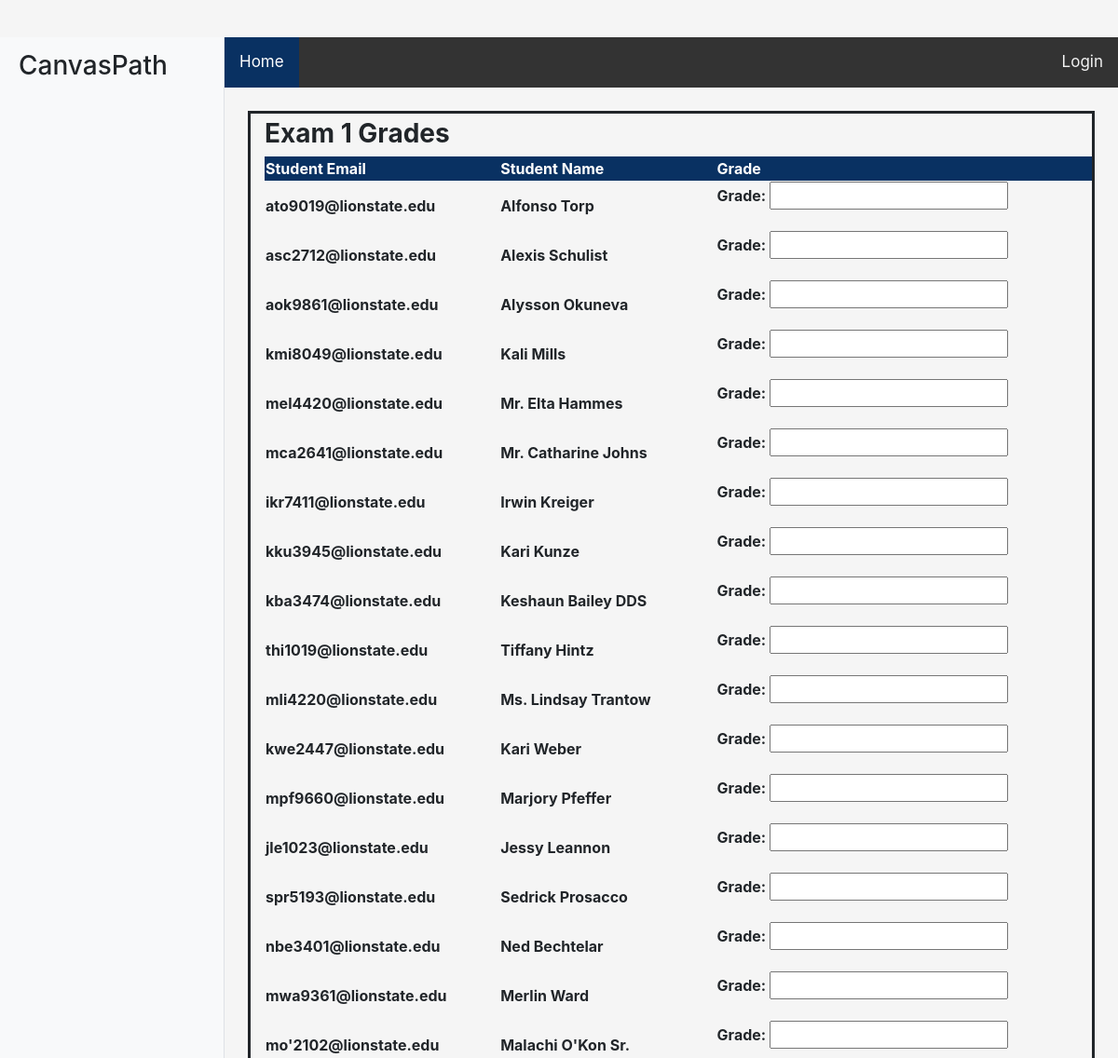
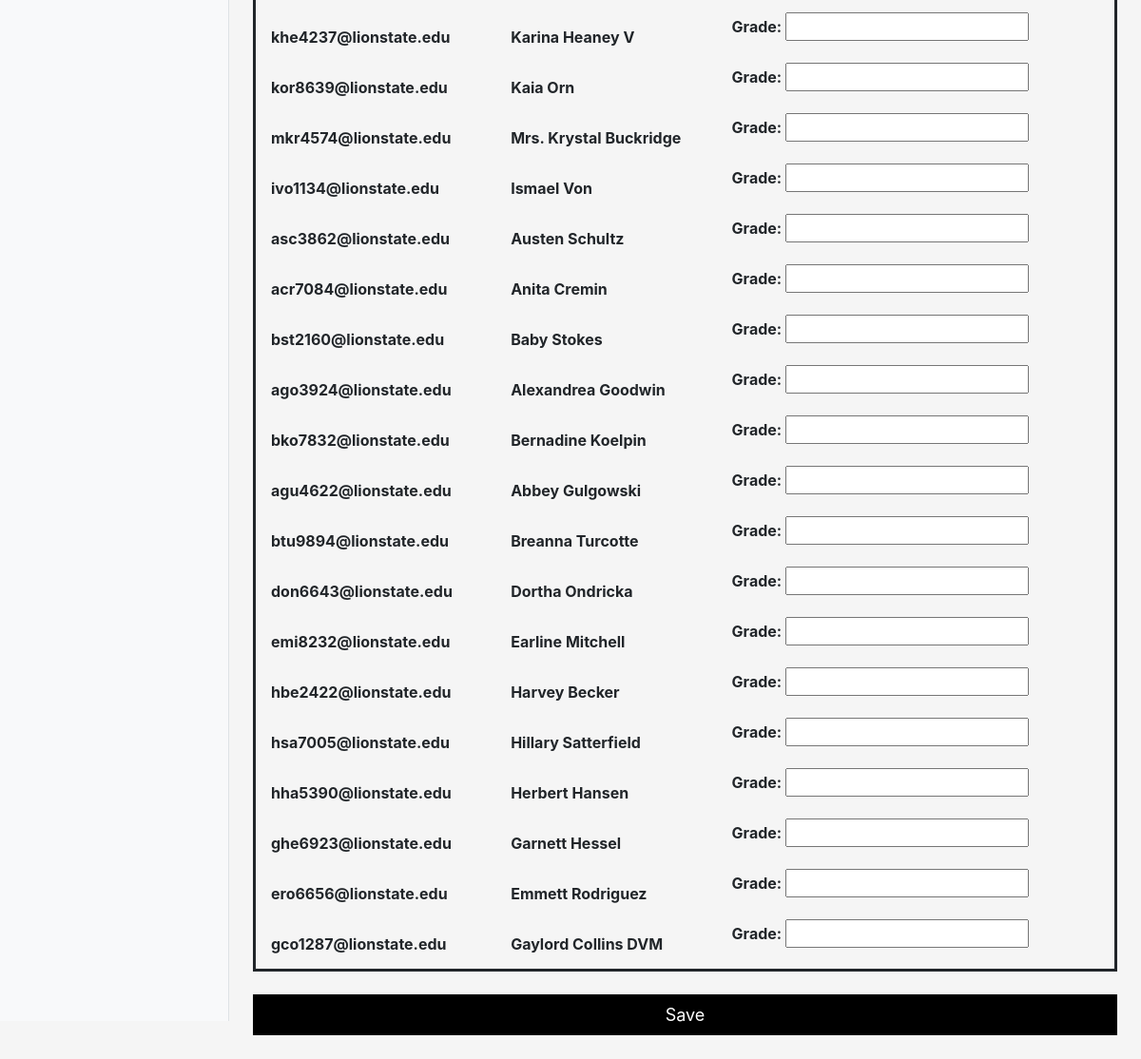
The app's page /exams/9/ with its own data (2 pictures, top to bottom).
### courses/models.py (models this page shows, shortened)
class Exam(models.Model):
    course = models.ForeignKey("courses.Course", on_delete=models.CASCADE)
    section = models.ForeignKey("courses.Section", on_delete=models.CASCADE)
    exam_no = models.PositiveSmallIntegerField()
    exam_details = models.CharField(max_length=250)
    class Meta:
        unique_together = (("course", "section", "exam_no"),)

class ExamGrade(models.Model):
    student = models.ForeignKey("courses.Student", on_delete=models.CASCADE)
    course = models.ForeignKey("courses.Course", on_delete=models.CASCADE)
    section = models.ForeignKey("courses.Section", on_delete=models.CASCADE)
    exam = models.ForeignKey("courses.Exam", on_delete=models.CASCADE)
    grade = models.FloatField(null=True)
    class Meta:
        unique_together = (("student", "course", "section", "exam"),)

class Student(models.Model):
    name = models.CharField(max_length=25)
    age = models.PositiveSmallIntegerField()
    gender = models.CharField(max_length=6)
    major = models.CharField(max_length=25)
    street = models.CharField(max_length=25)
    zipcode = models.ForeignKey("courses.Zipcode", on_delete=models.DO_NOTHING)
    phone = models.CharField(max_length=10)
    user = models.OneToOneField(User, on_delete=models.CASCADE)

### courses/views.py (the view, shortened to what this page needs)
# urls.py: path('exams/<int:pk>/', ExamDetail.as_view(), name="exam-detail"),
class ExamDetail(View):
    def get(self, request, pk):
        exam = Exam.objects.get(id=pk)
        exam_grades = ExamGrade.objects.filter(exam=exam)
        exam_grade_formset = ExamGradeFormset(instance=exam)
        exam_grades = zip(exam_grades, exam_grade_formset)
        return render(request, "exam_detail.html", {"exam": exam, "exam_grades": exam_grades, "exam_grade_formset":
                                                    exam_grade_formset})

### courses/templates/exam_detail.html (shortened to what this page needs)
{% extends 'base.html' %}
{% block content %}
    <form method="post">
        <div style="border-style: solid; padding-left: 15px; padding-top: 5px;">
        <h3> <b>Exam {{ exam.exam_no }} Grades</b></h3>
        <table style="width: 100%";>
            <tr style="background-color: #093162;">
                <th style="color: white";>Student Email</th>
                <th style="color: white";>Student Name</th>
                <th style="color: white";>Grade</th>
            </tr>
        {% for exam_grade in exam_grades %}
            <tr>
                <th>{{ exam_grade.0.student.user.email }}</th>
                <th>{{ exam_grade.0.student.name }}</th>
                <th>{{ exam_grade.1.as_p }}</th>
            </tr>
        {% endfor %}
        </table>
        </div>
        <br>
        <button type="submit">Save</button>
    </form>
{% endblock content %}

### static/css/login.css (style rules this page uses)
html, body { height: 100%; }

### static/css/sidebar.css (style rules this page uses)
body { overflow-x: hidden; }

### static/css/profile.css (style rules this page uses)
button { border: none; outline: 0; display: inline-block; padding: 8px; color: white; background-color: #000; text-align: center; cursor: pointer; width: 100%; font-size: 18px; }

### records on screen
Exam: exam_no "1"
ExamGrade: student.email "ato9019@lionstate.edu", student.name "Alfonso Torp"
ExamGrade: student.email "asc2712@lionstate.edu", student.name "Alexis Schulist"
ExamGrade: student.email "aok9861@lionstate.edu", student.name "Alysson Okuneva"
ExamGrade: student.email "kmi8049@lionstate.edu", student.name "Kali Mills"
ExamGrade: student.email "mel4420@lionstate.edu", student.name "Mr. Elta Hammes"
ExamGrade: student.email "mca2641@lionstate.edu", student.name "Mr. Catharine Johns"
ExamGrade: student.email "ikr7411@lionstate.edu", student.name "Irwin Kreiger"
ExamGrade: student.email "kku3945@lionstate.edu", student.name "Kari Kunze"
ExamGrade: student.email "kba3474@lionstate.edu", student.name "Keshaun Bailey DDS"
ExamGrade: student.email "thi1019@lionstate.edu", student.name "Tiffany Hintz"
ExamGrade: student.email "mli4220@lionstate.edu", student.name "Ms. Lindsay Trantow"
ExamGrade: student.email "kwe2447@lionstate.edu", student.name "Kari Weber"
ExamGrade: student.email "mpf9660@lionstate.edu", student.name "Marjory Pfeffer"
ExamGrade: student.email "jle1023@lionstate.edu", student.name "Jessy Leannon"
ExamGrade: student.email "spr5193@lionstate.edu", student.name "Sedrick Prosacco"
ExamGrade: student.email "nbe3401@lionstate.edu", student.name "Ned Bechtelar"
ExamGrade: student.email "mwa9361@lionstate.edu", student.name "Merlin Ward"
ExamGrade: student.email "mo'2102@lionstate.edu", student.name "Malachi O'Kon Sr."
ExamGrade: student.email "khe4237@lionstate.edu", student.name "Karina Heaney V"
ExamGrade: student.email "kor8639@lionstate.edu", student.name "Kaia Orn"
ExamGrade: student.email "mkr4574@lionstate.edu", student.name "Mrs. Krystal Buckridge"
ExamGrade: student.email "ivo1134@lionstate.edu", student.name "Ismael Von"
ExamGrade: student.email "asc3862@lionstate.edu", student.name "Austen Schultz"
ExamGrade: student.email "acr7084@lionstate.edu", student.name "Anita Cremin"
ExamGrade: student.email "bst2160@lionstate.edu", student.name "Baby Stokes"
ExamGrade: student.email "ago3924@lionstate.edu", student.name "Alexandrea Goodwin"
ExamGrade: student.email "bko7832@lionstate.edu", student.name "Bernadine Koelpin"
ExamGrade: student.email "agu4622@lionstate.edu", student.name "Abbey Gulgowski"
ExamGrade: student.email "btu9894@lionstate.edu", student.name "Breanna Turcotte"
ExamGrade: student.email "don6643@lionstate.edu", student.name "Dortha Ondricka"
ExamGrade: student.email "emi8232@lionstate.edu", student.name "Earline Mitchell"
ExamGrade: student.email "hbe2422@lionstate.edu", student.name "Harvey Becker"
ExamGrade: student.email "hsa7005@lionstate.edu", student.name "Hillary Satterfield"
ExamGrade: student.email "hha5390@lionstate.edu", student.name "Herbert Hansen"
ExamGrade: student.email "ghe6923@lionstate.edu", student.name "Garnett Hessel"
ExamGrade: student.email "ero6656@lionstate.edu", student.name "Emmett Rodriguez"
ExamGrade: student.email "gco1287@lionstate.edu", student.name "Gaylord Collins DVM"
